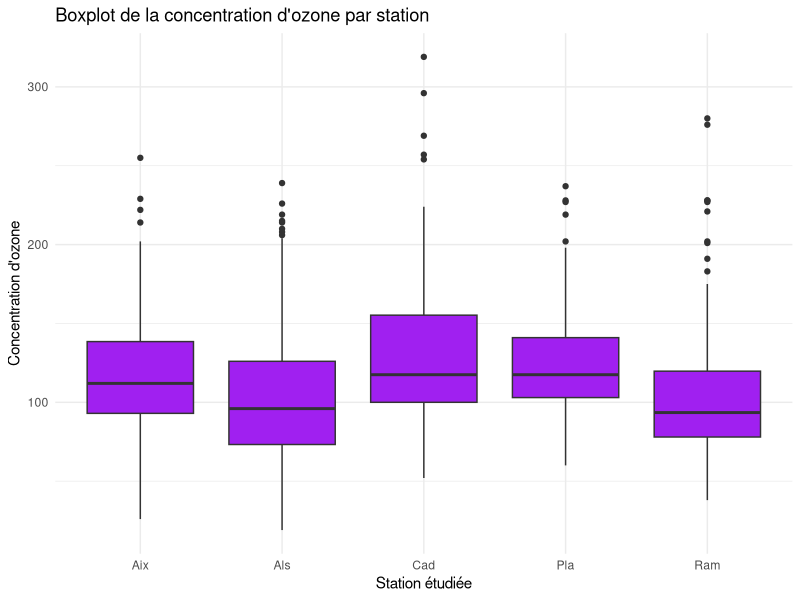
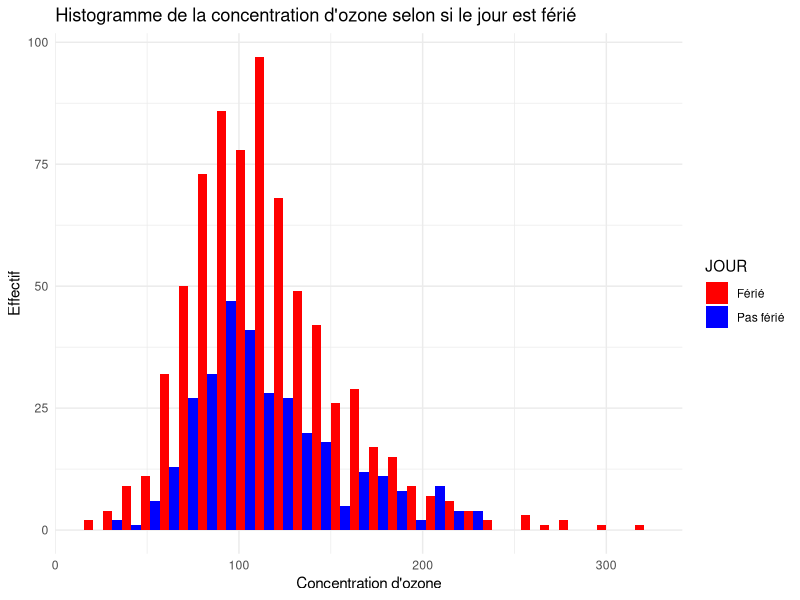
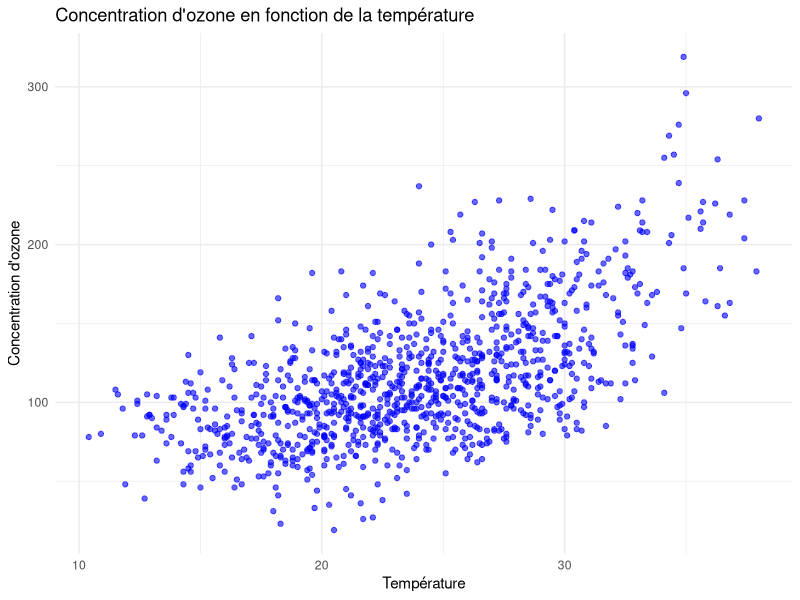
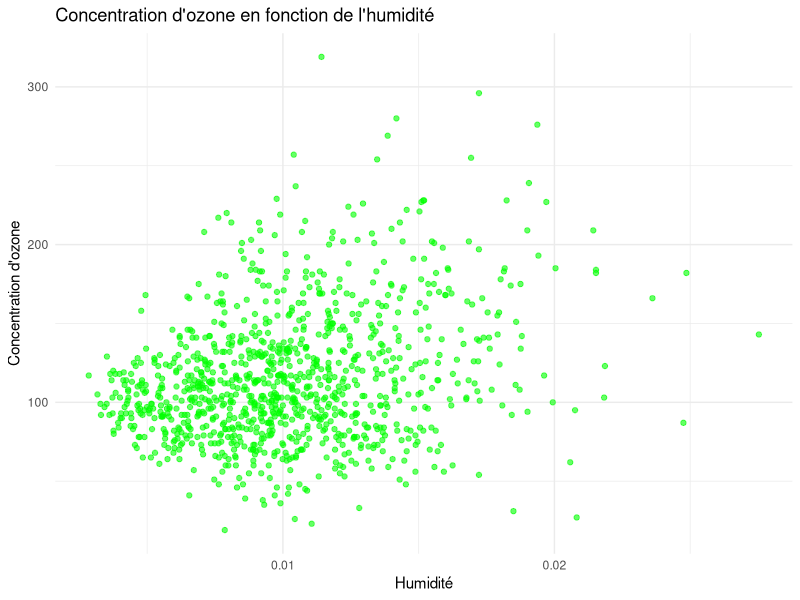
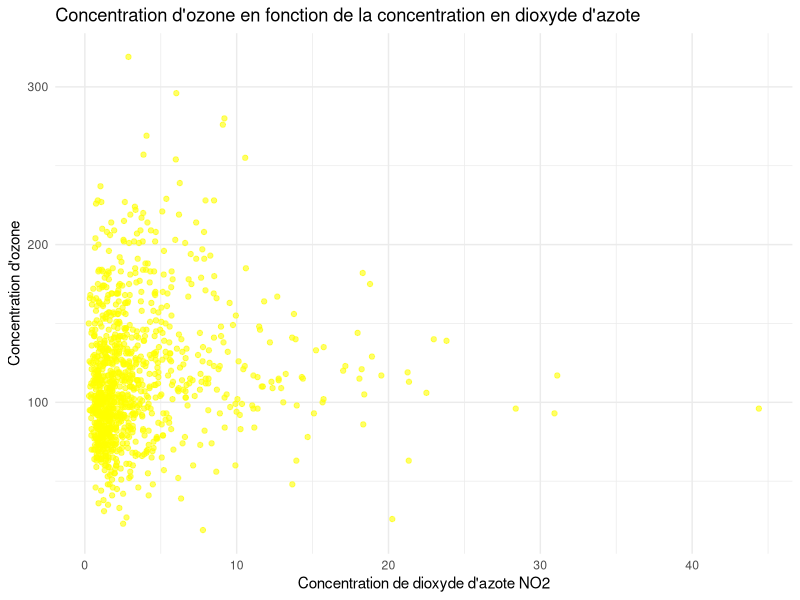
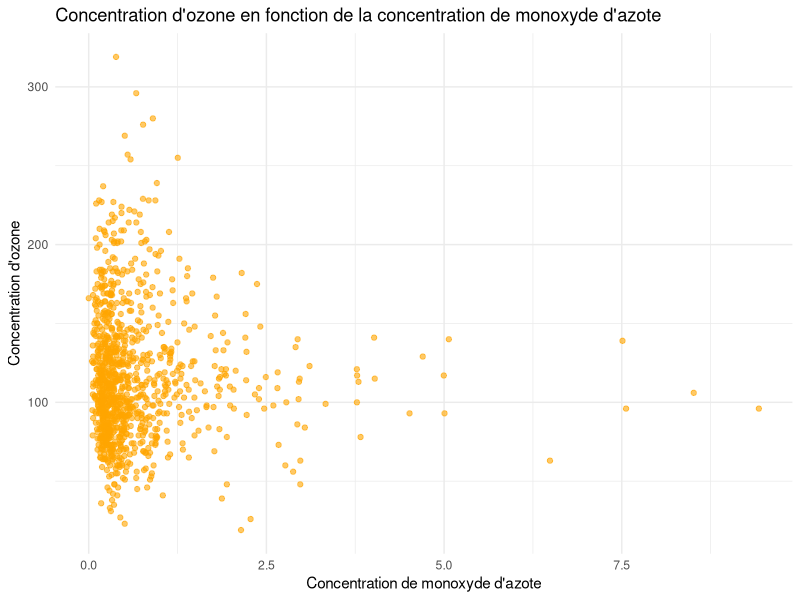
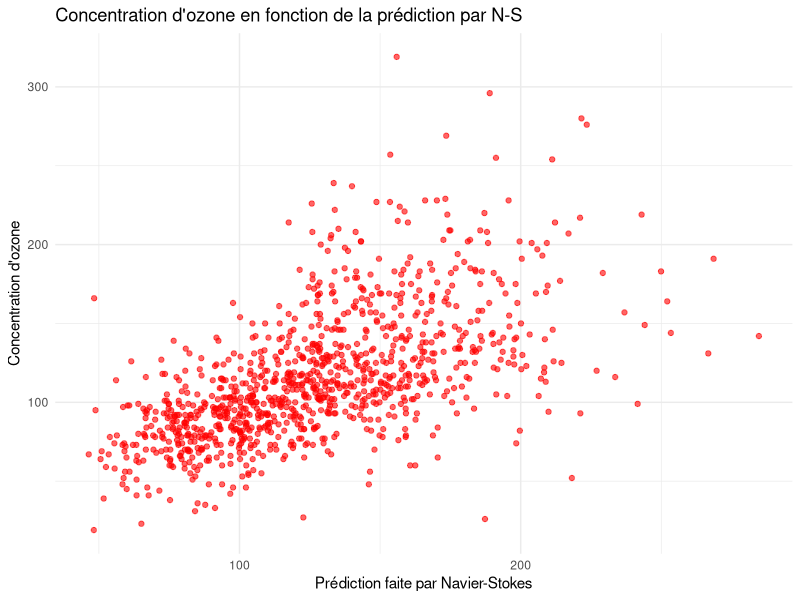
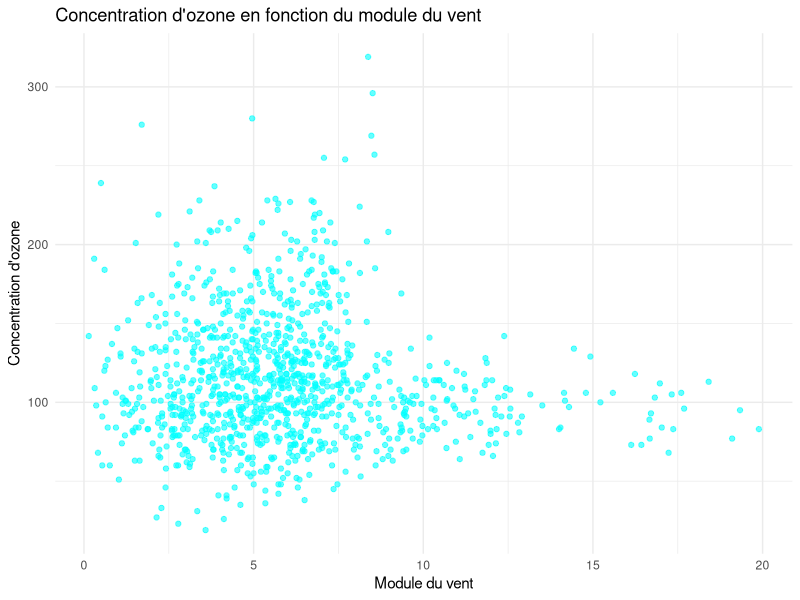

Recreate these plots in R, in order. (Note: this script raises an error after producing the figures.)
getwd()
setwd("M5S2/Machine_Learning/DM")

ozone<-read.table("depSeuil.dat", header=TRUE, sep=",", stringsAsFactors=FALSE)

sum(complete.cases(ozone))
n <- nrow(ozone)  # Nombre d'observations

# Les données sont complètes

ozone$JOUR <- factor(ozone$JOUR, levels = c(0, 1), labels = c("Pas férié", "Férié"))
ozone$STATION <- as.factor(ozone$STATION)

str(ozone)

# Maintenant qu'on a prétraiter les données, on peut commencer l'analyse

library(lattice)
library(ggplot2)

# Convertir la variable binaire en facteur pour le boxplot

ggplot(ozone, aes(x = STATION, y = O3obs)) +
  geom_boxplot(fill = "purple") +
  labs(title = "Boxplot de la concentration d'ozone par station",
       x = "Station étudiée",
       y = "Concentration d'ozone") +
  theme_minimal()

ggplot(ozone, aes(x = O3obs, fill = JOUR)) +
  geom_histogram(position = "dodge", bins = 30) +
  labs(title = "Histogramme de la concentration d'ozone selon si le jour est férié",
       x = "Concentration d'ozone",
       y = "Effectif") +
  scale_fill_manual(values = c("red", "blue"), labels = c("Férié", "Pas férié")) +
  theme_minimal()

ggplot(ozone, aes(x = TEMPE, y = O3obs)) +
  geom_point(color = "blue", alpha = 0.6) +  
  labs(title = "Concentration d'ozone en fonction de la température",
       x = "Température",
       y = "Concentration d'ozone") +
  theme_minimal()

ggplot(ozone, aes(x = RMH2O, y = O3obs)) +
  geom_point(color = "green", alpha = 0.6) +  
  labs(title = "Concentration d'ozone en fonction de l'humidité",
       x = "Humidité",
       y = "Concentration d'ozone") +
  theme_minimal()

ggplot(ozone, aes(x = NO2, y = O3obs)) +
  geom_point(color = "yellow", alpha = 0.6) +  
  labs(title = "Concentration d'ozone en fonction de la concentration en dioxyde d'azote",
       x = "Concentration de dioxyde d'azote NO2",
       y = "Concentration d'ozone") +
  theme_minimal()

ggplot(ozone, aes(x = NO, y = O3obs)) +
  geom_point(color = "orange", alpha = 0.6) +  
  labs(title = "Concentration d'ozone en fonction de la concentration de monoxyde d'azote",
       x = "Concentration de monoxyde d'azote",
       y = "Concentration d'ozone") +
  theme_minimal()

ggplot(ozone, aes(x = MOCAGE, y = O3obs)) +
  geom_point(color = "red", alpha = 0.6) + 
  labs(title = "Concentration d'ozone en fonction de la prédiction par N-S",
       x = "Prédiction faite par Navier-Stokes",
       y = "Concentration d'ozone") +
  theme_minimal()

ggplot(ozone, aes(x = VentMOD, y = O3obs)) +
  geom_point(color = "cyan", alpha = 0.6) +  
  labs(title = "Concentration d'ozone en fonction du module du vent",
       x = "Module du vent",
       y = "Concentration d'ozone") +
  theme_minimal()

ggplot(ozone, aes(x = VentANG, y = O3obs)) +
  geom_point(color = "pink", alpha = 0.6) + 
  labs(title = "Concentration d'ozone en fonction de l'angle du vent",
       x = "Angle du vent",
       y = "Concentration d'ozone") +
  theme_minimal()

# Classification supervisée

library(kernlab)
library(tidyverse)
library(caret)
library(nnet) 

# On commence par la régression multi-linéaire
# On prend toutes les variables explicatives
set.seed(20)
param_cv <- trainControl(method="cv",number=5)
fit_glm <- train(O3obs ~ ., data = ozone,
                 method="glm",
                 trControl=param_cv)
p <- length(fit_glm$finalModel$coefficients) - 1  # Nombre de variables explicatives
cat("R2 classique : ", fit_glm$results$Rsquared, "\t R2 ajusté : ",1-(1-fit_glm$results$Rsquared)*(n-1)/(n-p-1))

# Sélectionner les variables
# Seulement les 3 variables qu'on a remarqué lors de l'analyse descriptive
set.seed(20)
fit_glm1 <- train(O3obs ~ TEMPE + MOCAGE + STATION, data = ozone,
                  method="glm",
                  trControl=param_cv)
# C'est la variance expliqué par le modèle, on veut le maximiser
p <- length(fit_glm1$finalModel$coefficients) - 1  # Nombre de variables explicatives
cat("R2 classique : ", fit_glm1$results$Rsquared, "\t R2 ajusté : ",1-(1-fit_glm1$results$Rsquared)*(n-1)/(n-p-1))
# On voit que ce n'est pas suffisant pour bien expliqué notre problème

# On rajoute la variable JOUR
set.seed(20)
fit_glm2 <- train(O3obs ~ TEMPE + MOCAGE + STATION + JOUR, data = ozone,
                  method="glm",
                  trControl=param_cv)
# C'est la variance expliqué par le modèle, on veut le maximiser
p <- length(fit_glm2$finalModel$coefficients) - 1  # Nombre de variables explicatives
cat("R2 classique : ", fit_glm2$results$Rsquared, "\t R2 ajusté : ",1-(1-fit_glm2$results$Rsquared)*(n-1)/(n-p-1))
# On voit que cette variable fait diminuer le R2 ajusté, elle n'est donc pas explicative

# On enlèves JOUR, et on rajoute les mesures d'humidité et d'azote
set.seed(20)
fit_glm3 <- train(O3obs ~ TEMPE + MOCAGE + STATION + RMH2O + NO + NO2, data = ozone,
                  method="glm",
                  trControl=param_cv)
# C'est la variance expliqué par le modèle, on veut le maximiser
p <- length(fit_glm3$finalModel$coefficients) - 1  # Nombre de variables explicatives
cat("R2 classique : ", fit_glm3$results$Rsquared, "\t R2 ajusté : ",1-(1-fit_glm3$results$Rsquared)*(n-1)/(n-p-1))
# On améliore le R2 ajusté

# On ajoute maintenant les variables portant sur le vent
set.seed(20)
fit_glm4 <- train(O3obs ~ TEMPE + MOCAGE + STATION + RMH2O + NO + NO2 + VentMOD + VentANG, data = ozone,
                  method="glm",
                  trControl=param_cv)
# C'est la variance expliqué par le modèle, on veut le maximiser
p <- length(fit_glm4$finalModel$coefficients) - 1  # Nombre de variables explicatives
cat("R2 classique : ", fit_glm4$results$Rsquared, "\t R2 ajusté : ",1-(1-fit_glm4$results$Rsquared)*(n-1)/(n-p-1))
# On obtient un R2 ajusté légèrement meilleur que celui où l'on prend toutes les variables

# On obtient ainsi comme R2 optimale : 53.4%

# Test de RF
set.seed(20)
fit_rf<- train(O3obs ~.,
               data = ozone, method = "rf",
               tuneLength=5,trControl = param_cv)
max(fit_rf$results$Rsquared)

# R2 : 61.2%

# Boosting
set.seed(20)
fit_gbm <- train(O3obs ~ ., 
                 data = ozone, 
                 method = "gbm",  
                 trControl = param_cv,  # Cross-validation
                 tuneLength = 5,  
                 verbose = FALSE)  # Désactive l'affichage des logs
max(fit_gbm$results$Rsquared)

# R2 : 59.6%

# Réseaux de neuronnes

set.seed(20)
# Paramètre qu'il teste pour l'apprentissage
grid <- expand.grid(size = c(3, 5, 7), decay = c(0.01, 0.1, 1))
fit_rn <- train(O3obs ~ ., data = ozone, method = "nnet", 
                trControl = param_cv, linout = TRUE, maxit = 100, tuneGrid = grid)
max(fit_rn$results$Rsquared)

# R2 : 58.9%

# On va séparer les données en 2, un set d'entrainement et un set de test
# Puis on va calculer l'erreur empirique sur le set de test

set.seed(30)
indic <- createDataPartition(ozone$O3obs, p=0.9,list = FALSE)

#sous-echantillon d'apprentissage et de test
train <- ozone[indic,]
test <- ozone[-indic,]

set.seed(20)
fit_final<- train(O3obs ~.,
               data = train, method = "rf",
               tuneLength=5,trControl = param_cv)
max(fit_final$results$Rsquared)

pred_final<-predict(fit_final,test)

Erreur_empirique = mean((pred_final - test$O3obs)^2)
Erreur_empirique

# Observation de 3 individus dans l'échantillon de test
# On a choisi une seed pour qu'on ait "oui" et "non"
set.seed(20)
indic_bis <- sample(nrow(test), 3)  # Tire 3 lignes au hasard
print(indic_bis)  # Affiche les numéros de ligne
test[indic_bis, ]  # Sélectionne ces lignes

# Sur ces trois cas, on voit que notre prédicteur se rapproche des valeurs réelles
pred_final[indic_bis]
test[indic_bis, ]$O3obs
